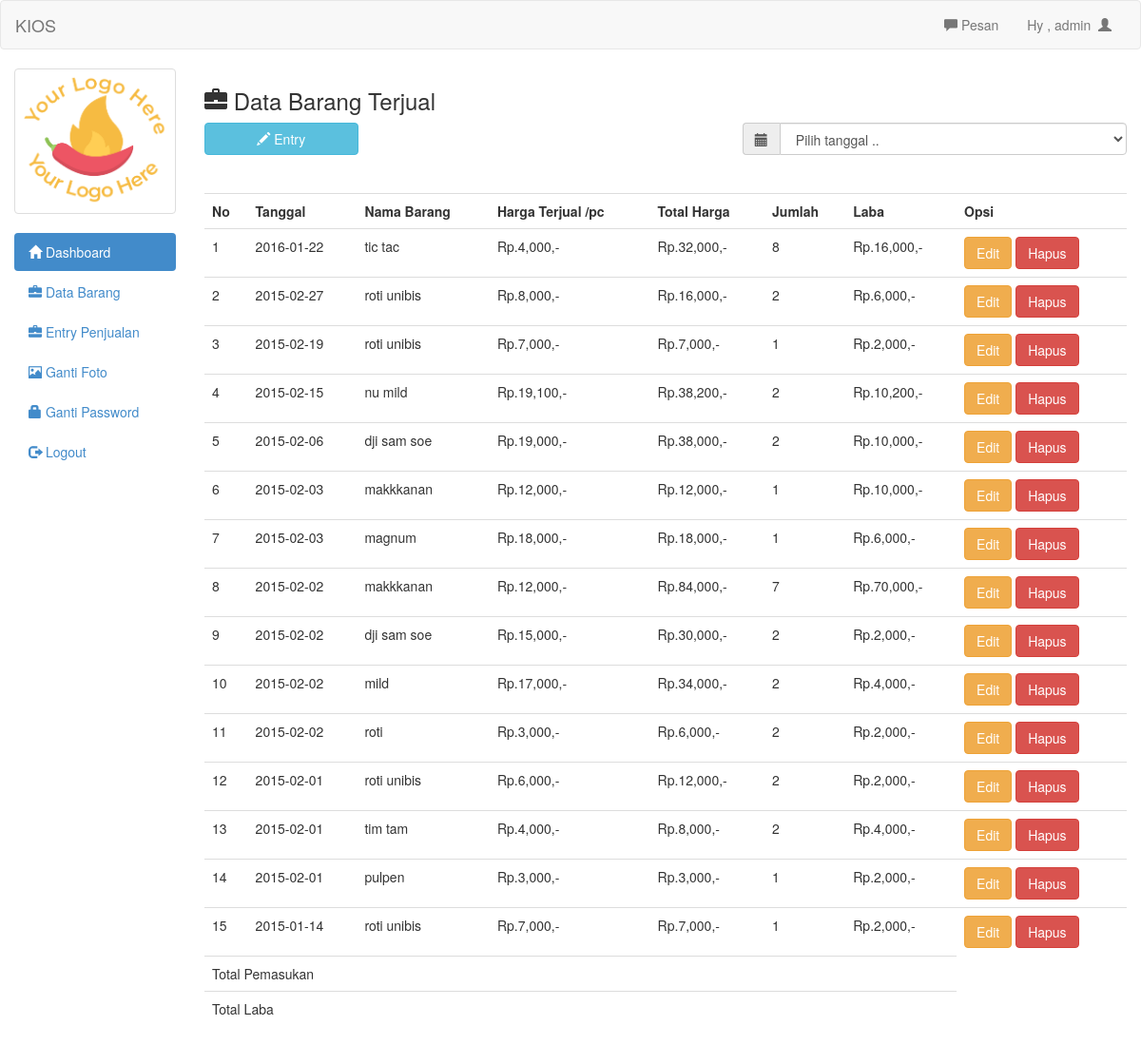
/admin/barang_laku.php (signed in), run on the app's committed database.
### tables this page shows
CREATE TABLE IF NOT EXISTS `barang_laku` (
  `id` int(11) NOT NULL AUTO_INCREMENT,
  `tanggal` date NOT NULL,
  `nama` text NOT NULL,
  `jumlah` int(11) NOT NULL,
  `harga` int(11) NOT NULL,
  `total_harga` int(20) NOT NULL,
  `laba` int(11) NOT NULL,
  PRIMARY KEY (`id`)
);

### admin/barang_laku.php (the view, shortened to what this page needs)
<?php include 'header.php';	?>
<h3><span class="glyphicon glyphicon-briefcase"></span> Data Barang Terjual</h3>
<button style="margin-bottom:20px" data-toggle="modal" data-target="#myModal" class="btn btn-info col-md-2"><span class="glyphicon glyphicon-pencil"></span> Entry</button>
<form action="" method="get">
	<div class="input-group col-md-5 col-md-offset-7">
		<span class="input-group-addon" id="basic-addon1"><span class="glyphicon glyphicon-calendar"></span></span>
		<select type="submit" name="tanggal" class="form-control" onchange="this.form.submit()">
			<option>Pilih tanggal ..</option>
		</select>
	</div>
</form>
<br />
<br />
<table class="table">
	<tr>
		<th>No</th>
		<th>Tanggal</th>
		<th>Nama Barang</th>
		<th>Harga Terjual /pc</th>
		<th>Total Harga</th>
		<th>Jumlah</th>
		<th>Laba</th>
		<th>Opsi</th>
	</tr>
	<?php
	if (isset($_GET['tanggal'])) {
		$tanggal = mysqli_real_escape_string($conn, $_GET['tanggal']);
		$brg = mysqli_query($conn, "select * from barang_laku where tanggal like '$tanggal' order by tanggal desc");
	} else {
		$brg = mysqli_query($conn, "select * from barang_laku order by tanggal desc");
	}
	$no = 1;
	while ($b = mysqli_fetch_array($brg)) {
	?>
		<tr>
			<td><?php echo $no++ ?></td>
			<td><?php echo $b['tanggal'] ?></td>
			<td><?php echo $b['nama'] ?></td>
			<td>Rp.<?php echo number_format($b['harga']) ?>,-</td>
			<td>Rp.<?php echo number_format($b['total_harga']) ?>,-</td>
			<td><?php echo $b['jumlah'] ?></td>
			<td><?php echo "Rp." . number_format($b['laba']) . ",-" ?></td>
			<td>
				<a href="edit_laku.php?id=<?php echo $b['id']; ?>" class="btn btn-warning">Edit</a>
				<a onclick="if(confirm('Apakah anda yakin ingin menghapus data ini ??')){ location.href='hapus_laku.php?id=<?php echo $b['id']; ?>&jumlah=<?php echo $b['jumlah'] ?>&nama=<?php echo $b['nama']; ?>' }" class="btn btn-danger">Hapus</a>
			</td>
		</tr>
	<?php
	}
	?>
	<tr>
		<td colspan="7">Total Pemasukan</td>
	</tr>
	<tr>
		<td colspan="7">Total Laba</td>
	</tr>
</table>
<?php include 'footer.php'; ?>

### admin/header.php (shortened to what this page needs)
<!DOCTYPE html>
<html>
<head>
	<?php
	include 'config.php';
	?>
	<link rel="stylesheet" type="text/css" href="../assets/css/bootstrap.css">
	<link rel="stylesheet" type="text/css" href="../assets/js/jquery-ui/jquery-ui.css">
</head>
<body>
	<div class="navbar navbar-default">
		<div class="container-fluid">
			<div class="navbar-header">
				<a href="#" class="navbar-brand">KIOS</a>
			</div>
			<div class="collapse navbar-collapse">
				<ul class="nav navbar-nav navbar-right">
					<li><a id="pesan_sedia" href="#" data-toggle="modal" data-target="#modalpesan"><span class='glyphicon glyphicon-comment'></span> Pesan</a></li>
					<li><a class="dropdown-toggle" data-toggle="dropdown" role="button" href="#">Hy , <?php echo $_SESSION['uname']  ?>&nbsp&nbsp<span class="glyphicon glyphicon-user"></span></a></li>
				</ul>
			</div>
		</div>
	</div>
	<div class="col-md-2">
		<div class="row">
			<?php
			$use = $_SESSION['uname'];
			$fo = mysqli_query($conn, "select foto from admin where uname='$use'");
			while ($f = mysqli_fetch_array($fo)) {
			?>
				<div class="col-xs-6 col-md-12">
					<a class="thumbnail">
						<img class="img-responsive" src="foto/text.png">
					</a>
				</div>
			<?php
			}
			?>
		</div>
		<ul class="nav nav-pills nav-stacked">
			<li class="active"><a href="index.php"><span class="glyphicon glyphicon-home"></span> Dashboard</a></li>
			<li><a href="barang.php"><span class="glyphicon glyphicon-briefcase"></span> Data Barang</a></li>
			<li><a href="barang_laku.php"><span class="glyphicon glyphicon-briefcase"></span> Entry Penjualan</a></li>
			<li><a href="ganti_foto.php"><span class="glyphicon glyphicon-picture"></span> Ganti Foto</a></li>
			<li><a href="ganti_pass.php"><span class="glyphicon glyphicon-lock"></span> Ganti Password</a></li>
			<li><a href="logout.php"><span class="glyphicon glyphicon-log-out"></span> Logout</a></li>
		</ul>
	</div>
	<div class="col-md-10">

### data on the page
barang_laku: tanggal "2016-01-22", nama "tic tac", harga "4,000", total_harga "32,000", jumlah "8", laba "16,000"
barang_laku: tanggal "2015-02-27", nama "roti unibis", harga "8,000", total_harga "16,000", jumlah "2", laba "6,000"
barang_laku: tanggal "2015-02-19", nama "roti unibis", harga "7,000", total_harga "7,000", jumlah "1", laba "2,000"
barang_laku: tanggal "2015-02-15", nama "nu mild", harga "19,100", total_harga "38,200", jumlah "2", laba "10,200"
barang_laku: tanggal "2015-02-06", nama "dji sam soe", harga "19,000", total_harga "38,000", jumlah "2", laba "10,000"
barang_laku: tanggal "2015-02-03", nama "makkkanan", harga "12,000", total_harga "12,000", jumlah "1", laba "10,000"
barang_laku: tanggal "2015-02-03", nama "magnum", harga "18,000", total_harga "18,000", jumlah "1", laba "6,000"
barang_laku: tanggal "2015-02-02", nama "makkkanan", harga "12,000", total_harga "84,000", jumlah "7", laba "70,000"
barang_laku: tanggal "2015-02-02", nama "dji sam soe", harga "15,000", total_harga "30,000", jumlah "2", laba "2,000"
barang_laku: tanggal "2015-02-02", nama "mild", harga "17,000", total_harga "34,000", jumlah "2", laba "4,000"
barang_laku: tanggal "2015-02-02", nama "roti", harga "3,000", total_harga "6,000", jumlah "2", laba "2,000"
barang_laku: tanggal "2015-02-01", nama "roti unibis", harga "6,000", total_harga "12,000", jumlah "2", laba "2,000"
barang_laku: tanggal "2015-02-01", nama "tim tam", harga "4,000", total_harga "8,000", jumlah "2", laba "4,000"
barang_laku: tanggal "2015-02-01", nama "pulpen", harga "3,000", total_harga "3,000", jumlah "1", laba "2,000"
barang_laku: tanggal "2015-01-14", nama "roti unibis", harga "7,000", total_harga "7,000", jumlah "1", laba "2,000"

### other printed values
$_SESSION['uname'] "admin"
